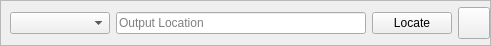
<?xml version="1.0" encoding="UTF-8"?>
<ui version="4.0">
 <class>topLevelForm</class>
 <widget class="QWidget" name="topLevelForm">
  <property name="geometry">
   <rect>
    <x>0</x>
    <y>0</y>
    <width>491</width>
    <height>46</height>
   </rect>
  </property>
  <property name="sizePolicy">
   <sizepolicy hsizetype="Preferred" vsizetype="Fixed">
    <horstretch>0</horstretch>
    <verstretch>0</verstretch>
   </sizepolicy>
  </property>
  <property name="maximumSize">
   <size>
    <width>16777215</width>
    <height>82</height>
   </size>
  </property>
  <property name="windowTitle">
   <string>Form</string>
  </property>
  <layout class="QHBoxLayout" name="horizontalLayout_2">
   <property name="leftMargin">
    <number>0</number>
   </property>
   <property name="topMargin">
    <number>0</number>
   </property>
   <property name="rightMargin">
    <number>0</number>
   </property>
   <property name="bottomMargin">
    <number>0</number>
   </property>
   <item>
    <widget class="QFrame" name="frame">
     <property name="frameShape">
      <enum>QFrame::StyledPanel</enum>
     </property>
     <property name="frameShadow">
      <enum>QFrame::Raised</enum>
     </property>
     <layout class="QHBoxLayout" name="horizontalLayout_3">
      <property name="topMargin">
       <number>0</number>
      </property>
      <property name="rightMargin">
       <number>0</number>
      </property>
      <property name="bottomMargin">
       <number>0</number>
      </property>
      <item>
       <widget class="QComboBox" name="language_combobox">
        <property name="minimumSize">
         <size>
          <width>100</width>
          <height>0</height>
         </size>
        </property>
       </widget>
      </item>
      <item>
       <widget class="QLineEdit" name="output_location_lineEdit">
        <property name="maximumSize">
         <size>
          <width>16777215</width>
          <height>16777215</height>
         </size>
        </property>
        <property name="toolTip">
         <string>Port number to connect to for the ZMQ stream</string>
        </property>
        <property name="placeholderText">
         <string>Output Location</string>
        </property>
       </widget>
      </item>
      <item>
       <widget class="QPushButton" name="locate_button">
        <property name="text">
         <string>Locate</string>
        </property>
       </widget>
      </item>
      <item>
       <widget class="QPushButton" name="remove_button">
        <property name="sizePolicy">
         <sizepolicy hsizetype="Fixed" vsizetype="Fixed">
          <horstretch>0</horstretch>
          <verstretch>0</verstretch>
         </sizepolicy>
        </property>
        <property name="minimumSize">
         <size>
          <width>32</width>
          <height>32</height>
         </size>
        </property>
        <property name="maximumSize">
         <size>
          <width>32</width>
          <height>32</height>
         </size>
        </property>
        <property name="text">
         <string/>
        </property>
       </widget>
      </item>
     </layout>
    </widget>
   </item>
  </layout>
 </widget>
 <resources/>
 <connections/>
</ui>
